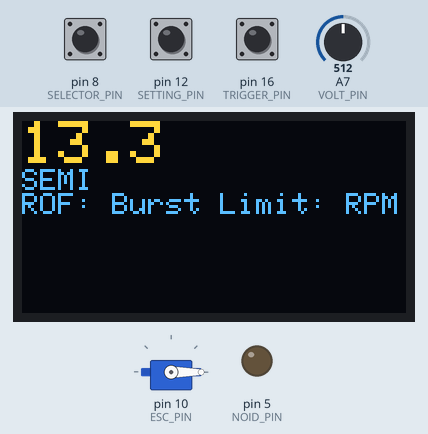
Simulated run of this sketch. Board: Arduino Nano, built with avr-gcc and run on an emulated ATmega328P. Parts: 128×64 one-colour display, servo, output pins drawn as LEDs (lit = HIGH). Dashed ring = blinking. The test bench sets the inputs (shaded band); at power-on: pin 8 (SELECTOR_PIN) HIGH, pin 16 (TRIGGER_PIN) HIGH, pin 12 (SETTING_PIN) HIGH, A7 (VOLT_PIN) = 512. The OLED is the two-colour kind (top 16 rows yellow).

Above: at 1.6 s.
1.7 s: pin 8 (SELECTOR_PIN) pulled LOW for 0.15 s
At 3.0 s:
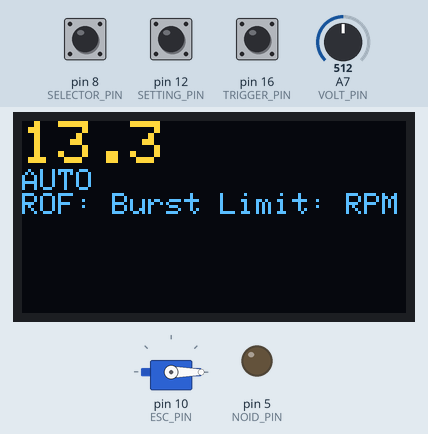
3.3 s: pin 16 (TRIGGER_PIN) pulled LOW for 0.15 s
At 3.8 s:
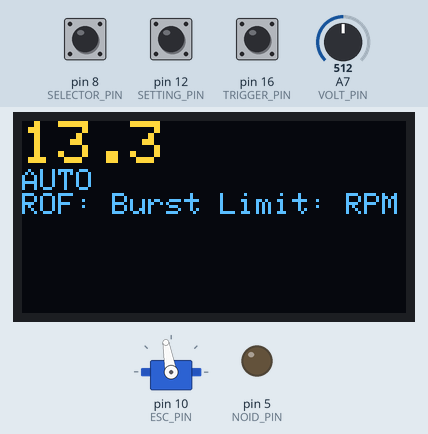
4.0 s: pin 16 (TRIGGER_PIN) pulled LOW for 1 s
At 4.27 s:
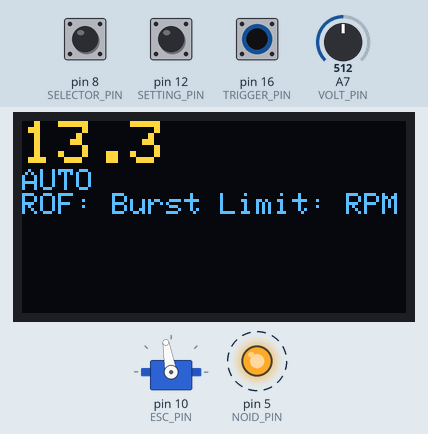
5.6 s: pin 8 (SELECTOR_PIN) pulled LOW for 1 s
At 6.01 s:
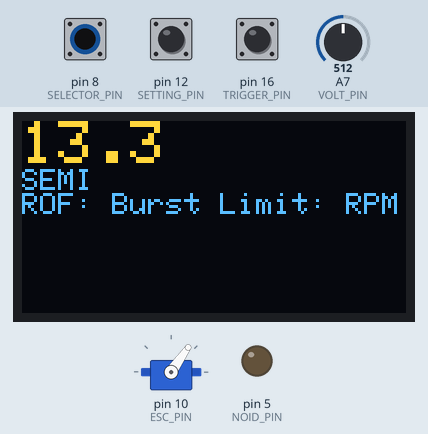
Timing chart, 0 to 8.6 s (numbered marks = the images above; inputs shaded):
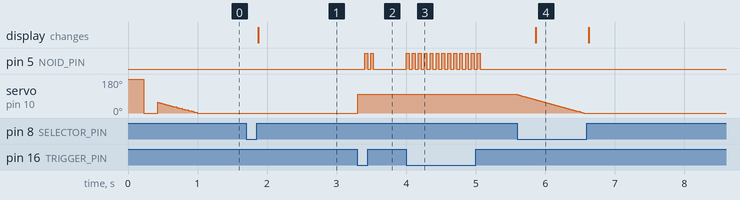

Measured:
- after the input at 1.7 s, the display: changes after 0.18 s (image 1)
- after the input at 3.3 s, pin 5 (NOID_PIN): alternates HIGH for 0.04 s and LOW for 0.05 s, 4 changes in all, then stays LOW, starting after 0.10 s; servo on pin 10 (ESC_PIN): 0° → 100° at once
- after the input at 4.0 s, pin 5 (NOID_PIN): alternates HIGH for 0.04 s and LOW for 0.05 s, 26 changes in all, then stays LOW, starting at once
- after the input at 5.6 s, the display: changes after 0.27 s (image 4)

The sketch:

DPIDIYANA.ino
```cpp
#include <EEPROM.h>
#include "SSD1306Ascii.h"
#include "SSD1306AsciiWire.h"
#include <Bounce2.h>
#include <Servo.h>

/*
 * I/O
 *
 * D12 Setting Button
 * D16 Trigger
 * D9/D10 ESC Signal
 * D8  Selectfire SW
 * D5  Solenoid
 * A7  Battery Sensing 47k/10k
 *
 */

// compiler definitions
#define SETTING_PIN         12
#define TRIGGER_PIN         16
#define ESC_PIN             10
#define SELECTOR_PIN        8
#define NOID_PIN            5
#define VOLT_PIN            A7
#define NOID_ON_TIME        40   //time in MS
#define NOID_OFF_TIME       45   //time in MS
#define SPINUP_DELAY        100  //time in MS to wait from idle to firing aka min delay
#define BATTERY_OFFSET      0.0  //fixing resistor inaccuracy
#define OLED_ADDR           0x3C
#define IDLE_THROTTLE       20
//select fire defitions
#define MODE_SINGLE 0
#define MODE_BURST  1
#define MODE_AUTO   2

//menu definitions
#define FIRING 0
#define BURST 1
#define IDLE 2
#define MINSPINUP 3
#define MAXSPINUP 4
#define THROTTLE 5
#define ROFDELAY 6
#define EXIT 7


//runtime variables
byte menuSelection = 0;
bool isFiring = false;
bool isIdle = false;
byte shotToFire = 0;
long solenoidTimer;
bool isNoidExtended = false;
long flywheelTimer;
bool isRevving = false;
byte minSpinupDelay = 50;
byte maxSpinupDelay = 100;
int revDownTime = 1000;
byte rofDelay = 0;
byte retractionTime = NOID_OFF_TIME;
byte flywheelThrottle = 100;
byte currFlywheelThrottle = 0;
byte minFlywheelThrottle = 0;
byte firingMode = MODE_SINGLE;
byte burstLimit = 3;
float battVoltage;
long displayTimer;
bool enterMenu = false;
bool isBurst = false;
bool isDwell = false;
int dwellTime = 500;


// Declare and Instantiate Bounce objects
Bounce btnTrigger        = Bounce();
Bounce switchSelector    = Bounce();
Bounce settingPin        = Bounce();

SSD1306AsciiWire oled;
Servo ESC;

void solenoidHandle(){
  if (isFiring) {
    //noid has been turned on
    if (isNoidExtended) {
      if ((millis() - solenoidTimer) >= NOID_ON_TIME) {
        digitalWrite(NOID_PIN, LOW); // Retract Solenoid
        shotToFire--;
        isNoidExtended = false;
        solenoidTimer = millis();
        if (shotToFire == 0) { //done firing
          isFiring = false;
          isDwell = true;
          flywheelTimer = millis(); // setup flywheel Timer once for dwell
        }
      }
    }
    if (!isNoidExtended) { //noid is turned off
      if ((millis() - solenoidTimer) >= retractionTime) {
        digitalWrite(NOID_PIN, HIGH); // Extend Solenoid
        isNoidExtended = true;
        solenoidTimer = millis();
      }
    }
  }
}

//handles flywheel lag and such
//runs every loop
void flywheelHandle(){
  if(shotToFire != 0){
    //case: flywheel spinning down or idle
    if (isIdle || isRevving){
      isRevving = true;
      if (millis() - flywheelTimer >= minSpinupDelay){ //min delay has occurred
        isFiring = true;
      }
    } else  {
      //case: flywheel not spinning yet -> max delay
      if (millis() - flywheelTimer >= maxSpinupDelay){ //min delay has occurred
        isFiring = true;
      }
    }
  } else { //no shots queued
    if(isDwell) {
      //case: shot done, dwell for a time
      if(millis() - flywheelTimer >= dwellTime){
        isDwell = false;
        flywheelTimer = millis();
      }
    } else {
      //case: flywheel not spinning
      if(millis() - flywheelTimer >= revDownTime){
        //Serial.println("flywheel not spinning");
        isRevving = false;
        currFlywheelThrottle = minFlywheelThrottle;
        ESC.write(currFlywheelThrottle);
      } else {
      //case: start flywheel rev down
        currFlywheelThrottle = map(millis() - flywheelTimer, revDownTime, 0,minFlywheelThrottle,flywheelThrottle);
        ESC.write(currFlywheelThrottle);
      }
    }
  }
}


// only executes when the trigger gets pulled
void triggerPressedHandle() {

  //save time of FIRST trigger pull
  if (currFlywheelThrottle != flywheelThrottle){
    flywheelTimer = millis();
    //set flywheel variable to firing rpm
    currFlywheelThrottle = flywheelThrottle;
  }


  ESC.write(currFlywheelThrottle); // start flywheel
  switch (firingMode) {
    case MODE_SINGLE: shotToFire++; break;
    case MODE_BURST : shotToFire += burstLimit; break;
    case MODE_AUTO  : shotToFire += 100; break; //generic value
  }
}


// Function: triggerReleasedHandle

void triggerReleasedHandle() {
  //if in auto or burst and trigger released, finish off the shot queue
  if (((firingMode == MODE_AUTO) || (firingMode == MODE_BURST)) && isFiring && (shotToFire > 1)) {
    shotToFire = 1;    // fire off last shot
  }
}


// Function: readVoltage
void readVoltage() {
  // you might have to adjust the formula according to the voltage sensor you use
  battVoltage = ((analogRead(VOLT_PIN) * 0.259)-BATTERY_OFFSET); //converts digital to a voltage

}

void selectFireHandle(){

}

void updateDisplay() {

  readVoltage();
  oled.clear();
  oled.set2X();
  oled.setCursor(0, 0);
  oled.println(battVoltage / 10, 1);
  oled.set1X();
  switch (firingMode) {
    case (MODE_SINGLE):
      oled.println("SEMI");
      break;
    case (MODE_BURST):
      oled.println("BURST");
      break;
    case (MODE_AUTO):
      oled.println("AUTO");
      break;
  }
  oled.print("ROF: ");
  oled.print("Burst Limit: ");
  oled.print("RPM: ");
}

void setup() {
  // put your setup code here, to run once:
  oled.begin(&Adafruit128x64, OLED_ADDR);
  oled.setFont(Adafruit5x7);
  Serial.begin(9600);
  ESC.attach(ESC_PIN,1000,2000);

  pinMode(TRIGGER_PIN, INPUT_PULLUP);
  btnTrigger.attach(TRIGGER_PIN);
  btnTrigger.interval(5);

  pinMode(SELECTOR_PIN, INPUT_PULLUP);
  switchSelector.attach(SELECTOR_PIN);
  switchSelector.interval(5);

  pinMode(SETTING_PIN, INPUT_PULLUP);
  settingPin.attach(SETTING_PIN);
  settingPin.interval(5);

  pinMode(VOLT_PIN, INPUT);
  pinMode(NOID_PIN, OUTPUT);

   if (digitalRead(SELECTOR_PIN) == LOW) {
    firingMode = MODE_AUTO;
  } else {
    firingMode = MODE_SINGLE;
  }
  oled.clear();
  updateDisplay();
  displayTimer = millis();
  ESC.write(180);
  delay(200);
  ESC.write(0);
  delay(200);
}

void loop() {


  btnTrigger.update();
  switchSelector.update();
  settingPin.update();


  // Listen to Trigger Pull/Release

  if (btnTrigger.fell()) {               // pull
    triggerPressedHandle();
  } else if (btnTrigger.rose()) {        // released
    triggerReleasedHandle();
  }


  // Listen to Firing

  solenoidHandle();
  flywheelHandle();

  // Listen to Firing Mode change: Single Shot, Burst, Full Auto

  if (switchSelector.changed()) {
    if (switchSelector.read()) { //if selector is in full/burst position
      if (isBurst) {
        firingMode = MODE_BURST;
      } else {
        firingMode = MODE_AUTO;
      }
    } else { // single
      firingMode = MODE_SINGLE;
      shotToFire = 0;
    }
    updateDisplay();
    displayTimer = millis();
  }


  if (settingPin.fell()) {
    displayTimer = millis();
    enterMenu = true;
  }

  if (settingPin.rose()) {
    enterMenu = false;
  }

  if (enterMenu && ((millis() - displayTimer) > 2000)) { //only enters setup if switchbutton held for 2s
    while (enterMenu) {
    }

  }

  if ((millis() - displayTimer > 10000) && !isFiring && !isRevving) { //only waste time updating every 5000 seconds
    updateDisplay();
    displayTimer = millis();
  }


}
```
